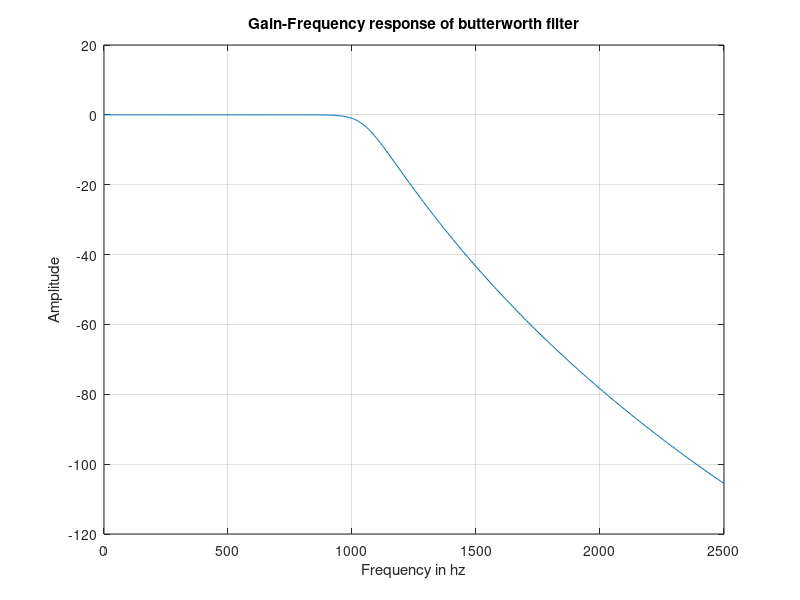
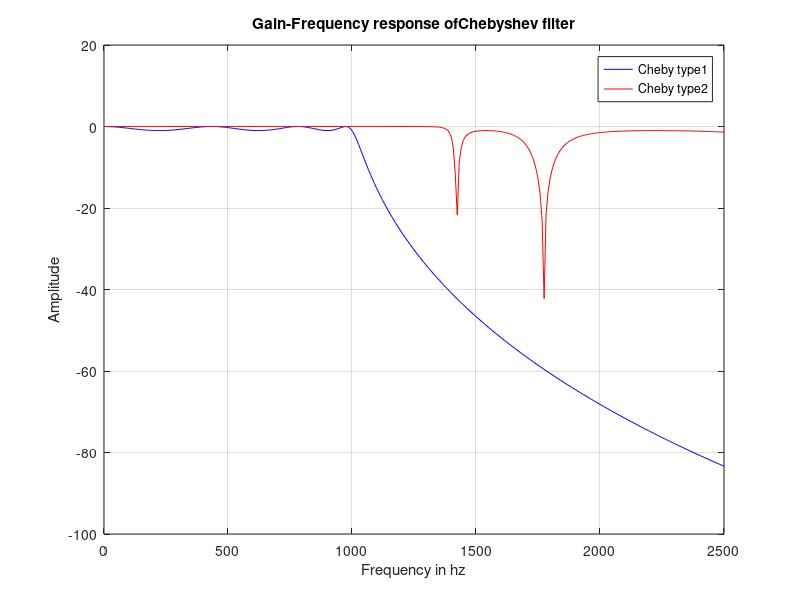
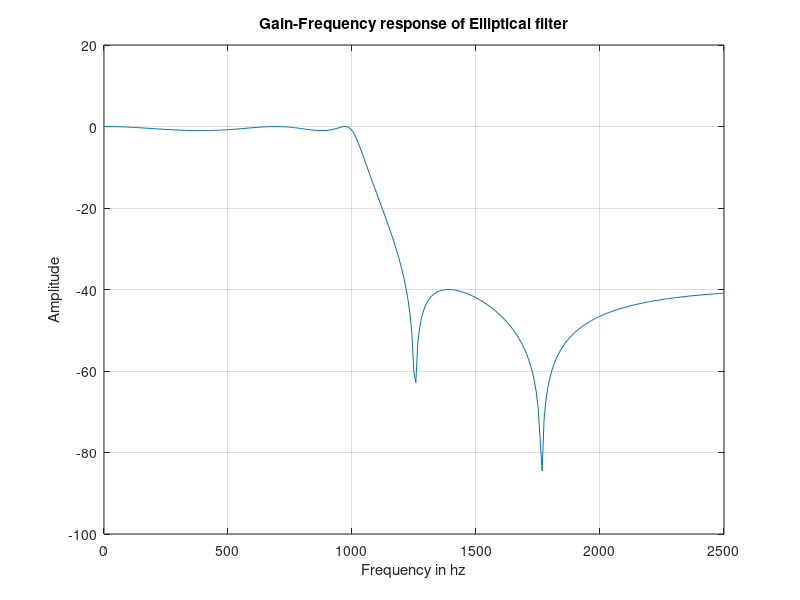

Here is the MATLAB script that generated these plots, in order:
%Lab10
wp=2*pi*1000;
ws=2*pi*1500;
Rp=1;
Rs=40;
[N1,wc1]=buttord(wp,ws,Rp,Rs,'s');
[B1,A1]=butter(N1,wc1,'s');
w=(0:50:5000*pi);
h=freqs(B1,A1,w);
figure(1)
plot(w/(2*pi),20*log10(abs(h)));
grid;
xlabel('Frequency in hz');
ylabel('Amplitude');
title('Gain-Frequency response of butterworth filter');
N1;
fc1=wc1/(2*pi);
%===========================================
%chebyshev
[N2,wn1]=cheb1ord(wp,ws,Rp,Rs,'s');
[B2,A2]=cheby1(N2,Rp,wn1,'s');
N2
h2=freqs(B2,A2,w)
%==============================================
[N3,wn2]=cheb2ord(wp,ws,Rp,Rs,'s');
[B3,A3]=cheby2(N3,Rp,wn2,'s');

h3=freqs(B3,A3,w);
figure(2);
plot(w/(2*pi),20*log10(abs(h2)),'b-',w/(2*pi),20*log10(abs(h3)),'r-');
grid;
xlabel('Frequency in hz');
ylabel('Amplitude');
legend('Cheby type1','Cheby type2');
title('Gain-Frequency response ofChebyshev filter');
N2;
N3;
%=======================================================
%Elliptical
[N4,wn3]=ellipord(wp,ws,Rp,Rs,'s');
[B4,A4]=ellip(N4,Rp,Rs,wn3,'s');

h4=freqs(B4,A4,w);
figure(3);
plot(w/(2*pi),20*log10(abs(h4)));
grid;
xlabel('Frequency in hz');
ylabel('Amplitude');

title('Gain-Frequency response of Elliptical filter');
N4;



